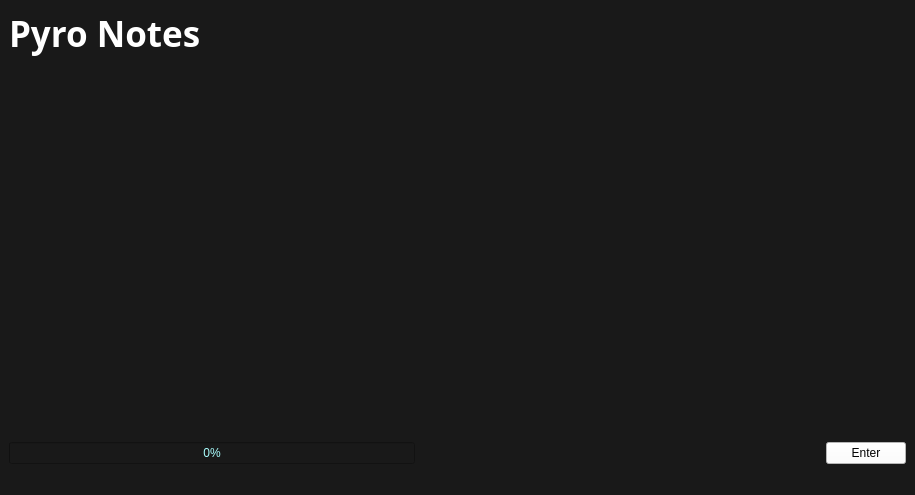
<?xml version="1.0" encoding="UTF-8"?>
<ui version="4.0">
 <class>MainWindow</class>
 <widget class="QMainWindow" name="MainWindow">
  <property name="geometry">
   <rect>
    <x>0</x>
    <y>0</y>
    <width>915</width>
    <height>495</height>
   </rect>
  </property>
  <property name="windowTitle">
   <string>MainWindow</string>
  </property>
  <property name="styleSheet">
   <string notr="true">background-color: rgb(25, 25, 25);</string>
  </property>
  <widget class="QWidget" name="centralwidget">
   <layout class="QVBoxLayout" name="verticalLayout_3">
    <item>
     <layout class="QVBoxLayout" name="verticalLayout_2">
      <item>
       <layout class="QVBoxLayout" name="verticalLayout">
        <item>
         <widget class="QLabel" name="label">
          <property name="font">
           <font>
            <family>Sitka Small</family>
            <pointsize>26</pointsize>
            <bold>true</bold>
           </font>
          </property>
          <property name="styleSheet">
           <string notr="true">color: rgb(255, 255, 255);</string>
          </property>
          <property name="text">
           <string>Pyro Notes</string>
          </property>
         </widget>
        </item>
        <item>
         <spacer name="verticalSpacer">
          <property name="orientation">
           <enum>Qt::Vertical</enum>
          </property>
          <property name="sizeHint" stdset="0">
           <size>
            <width>20</width>
            <height>40</height>
           </size>
          </property>
         </spacer>
        </item>
        <item>
         <widget class="QLabel" name="label_gif">
          <property name="text">
           <string/>
          </property>
         </widget>
        </item>
       </layout>
      </item>
      <item>
       <layout class="QHBoxLayout" name="horizontalLayout">
        <item>
         <widget class="QProgressBar" name="progressBar">
          <property name="styleSheet">
           <string notr="true">color: rgb(170, 255, 255);
alternate-background-color: rgb(170, 255, 255);</string>
          </property>
          <property name="value">
           <number>0</number>
          </property>
         </widget>
        </item>
        <item>
         <spacer name="horizontalSpacer">
          <property name="orientation">
           <enum>Qt::Horizontal</enum>
          </property>
          <property name="sizeHint" stdset="0">
           <size>
            <width>40</width>
            <height>20</height>
           </size>
          </property>
         </spacer>
        </item>
        <item>
         <widget class="QPushButton" name="pushButton">
          <property name="styleSheet">
           <string notr="true">background-color: rgb(255, 255, 255);
color: rgb(0, 0, 0);</string>
          </property>
          <property name="text">
           <string>Enter</string>
          </property>
         </widget>
        </item>
       </layout>
      </item>
     </layout>
    </item>
   </layout>
  </widget>
  <widget class="QStatusBar" name="statusbar"/>
 </widget>
 <resources/>
 <connections/>
</ui>
